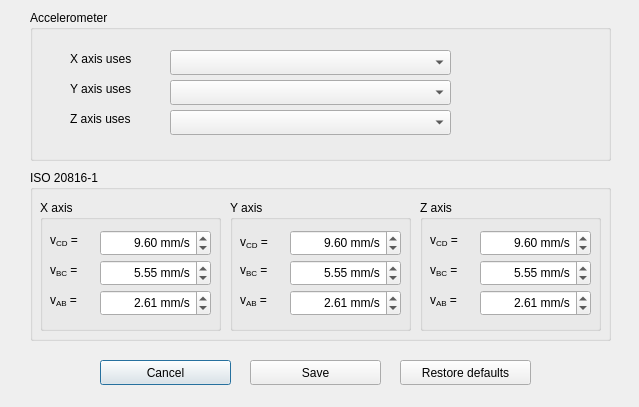
<?xml version="1.0" encoding="UTF-8"?>
<ui version="4.0">
 <class>VibrationMonitoringSettingsDialog</class>
 <widget class="QDialog" name="VibrationMonitoringSettingsDialog">
  <property name="geometry">
   <rect>
    <x>0</x>
    <y>0</y>
    <width>639</width>
    <height>407</height>
   </rect>
  </property>
  <property name="windowTitle">
   <string>Vibration Monitoring Settings</string>
  </property>
  <widget class="QPushButton" name="CancelButton">
   <property name="geometry">
    <rect>
     <x>100</x>
     <y>360</y>
     <width>131</width>
     <height>25</height>
    </rect>
   </property>
   <property name="text">
    <string>Cancel</string>
   </property>
  </widget>
  <widget class="QGroupBox" name="AccelerometerGroupBox">
   <property name="geometry">
    <rect>
     <x>30</x>
     <y>10</y>
     <width>581</width>
     <height>151</height>
    </rect>
   </property>
   <property name="title">
    <string>Accelerometer</string>
   </property>
   <widget class="QLabel" name="XaxisLabel">
    <property name="geometry">
     <rect>
      <x>40</x>
      <y>40</y>
      <width>81</width>
      <height>17</height>
     </rect>
    </property>
    <property name="text">
     <string>X axis uses</string>
    </property>
   </widget>
   <widget class="QLabel" name="YaxisLabel">
    <property name="geometry">
     <rect>
      <x>40</x>
      <y>70</y>
      <width>81</width>
      <height>17</height>
     </rect>
    </property>
    <property name="text">
     <string>Y axis uses</string>
    </property>
   </widget>
   <widget class="QLabel" name="ZaxisLabel">
    <property name="geometry">
     <rect>
      <x>40</x>
      <y>100</y>
      <width>81</width>
      <height>17</height>
     </rect>
    </property>
    <property name="text">
     <string>Z axis uses</string>
    </property>
   </widget>
   <widget class="QComboBox" name="XaxisComboBox">
    <property name="geometry">
     <rect>
      <x>140</x>
      <y>40</y>
      <width>281</width>
      <height>25</height>
     </rect>
    </property>
    <property name="toolTip">
     <string/>
    </property>
   </widget>
   <widget class="QComboBox" name="YaxisComboBox">
    <property name="geometry">
     <rect>
      <x>140</x>
      <y>70</y>
      <width>281</width>
      <height>25</height>
     </rect>
    </property>
   </widget>
   <widget class="QComboBox" name="ZaxisComboBox">
    <property name="geometry">
     <rect>
      <x>140</x>
      <y>100</y>
      <width>281</width>
      <height>25</height>
     </rect>
    </property>
   </widget>
   <widget class="QLabel" name="ADXLxyz">
    <property name="geometry">
     <rect>
      <x>440</x>
      <y>30</y>
      <width>121</width>
      <height>111</height>
     </rect>
    </property>
    <property name="text">
     <string/>
    </property>
    <property name="pixmap">
     <pixmap resource="SpectralViewer.qrc">:/Res/adxl35x_xyz.png</pixmap>
    </property>
    <property name="scaledContents">
     <bool>true</bool>
    </property>
   </widget>
  </widget>
  <widget class="QGroupBox" name="Iso20816Part1GroupBox">
   <property name="geometry">
    <rect>
     <x>30</x>
     <y>170</y>
     <width>581</width>
     <height>171</height>
    </rect>
   </property>
   <property name="title">
    <string>ISO 20816-1</string>
   </property>
   <widget class="QGroupBox" name="XGroupBox">
    <property name="geometry">
     <rect>
      <x>10</x>
      <y>30</y>
      <width>181</width>
      <height>131</height>
     </rect>
    </property>
    <property name="font">
     <font>
      <weight>50</weight>
      <bold>false</bold>
     </font>
    </property>
    <property name="title">
     <string>X axis</string>
    </property>
    <widget class="QDoubleSpinBox" name="XvABSpin">
     <property name="geometry">
      <rect>
       <x>60</x>
       <y>90</y>
       <width>111</width>
       <height>26</height>
      </rect>
     </property>
     <property name="alignment">
      <set>Qt::AlignRight|Qt::AlignTrailing|Qt::AlignVCenter</set>
     </property>
     <property name="suffix">
      <string> mm/s</string>
     </property>
     <property name="decimals">
      <number>2</number>
     </property>
     <property name="minimum">
      <double>0.710000000000000</double>
     </property>
     <property name="maximum">
      <double>4.500000000000000</double>
     </property>
     <property name="singleStep">
      <double>0.100000000000000</double>
     </property>
     <property name="value">
      <double>2.610000000000000</double>
     </property>
    </widget>
    <widget class="QDoubleSpinBox" name="XvBCSpin">
     <property name="geometry">
      <rect>
       <x>60</x>
       <y>60</y>
       <width>111</width>
       <height>26</height>
      </rect>
     </property>
     <property name="alignment">
      <set>Qt::AlignRight|Qt::AlignTrailing|Qt::AlignVCenter</set>
     </property>
     <property name="suffix">
      <string> mm/s</string>
     </property>
     <property name="minimum">
      <double>1.800000000000000</double>
     </property>
     <property name="maximum">
      <double>9.300000000000001</double>
     </property>
     <property name="singleStep">
      <double>0.100000000000000</double>
     </property>
     <property name="value">
      <double>5.550000000000000</double>
     </property>
    </widget>
    <widget class="QDoubleSpinBox" name="XvCDSpin">
     <property name="geometry">
      <rect>
       <x>60</x>
       <y>30</y>
       <width>111</width>
       <height>26</height>
      </rect>
     </property>
     <property name="alignment">
      <set>Qt::AlignRight|Qt::AlignTrailing|Qt::AlignVCenter</set>
     </property>
     <property name="suffix">
      <string> mm/s</string>
     </property>
     <property name="minimum">
      <double>4.500000000000000</double>
     </property>
     <property name="maximum">
      <double>14.699999999999999</double>
     </property>
     <property name="singleStep">
      <double>0.100000000000000</double>
     </property>
     <property name="value">
      <double>9.600000000000000</double>
     </property>
    </widget>
    <widget class="QLabel" name="XvABLabel">
     <property name="geometry">
      <rect>
       <x>10</x>
       <y>90</y>
       <width>41</width>
       <height>21</height>
      </rect>
     </property>
     <property name="text">
      <string>&lt;html&gt;&lt;head/&gt;&lt;body&gt;&lt;p&gt;v&lt;span style=&quot; vertical-align:sub;&quot;&gt;AB&lt;/span&gt; =&lt;/p&gt;&lt;/body&gt;&lt;/html&gt;</string>
     </property>
    </widget>
    <widget class="QLabel" name="XvBCLabel">
     <property name="geometry">
      <rect>
       <x>10</x>
       <y>60</y>
       <width>41</width>
       <height>21</height>
      </rect>
     </property>
     <property name="text">
      <string>&lt;html&gt;&lt;head/&gt;&lt;body&gt;&lt;p&gt;v&lt;span style=&quot; vertical-align:sub;&quot;&gt;BC&lt;/span&gt; =&lt;/p&gt;&lt;/body&gt;&lt;/html&gt;</string>
     </property>
    </widget>
    <widget class="QLabel" name="XvCDLabel">
     <property name="geometry">
      <rect>
       <x>10</x>
       <y>30</y>
       <width>41</width>
       <height>21</height>
      </rect>
     </property>
     <property name="text">
      <string>&lt;html&gt;&lt;head/&gt;&lt;body&gt;&lt;p&gt;v&lt;span style=&quot; vertical-align:sub;&quot;&gt;CD&lt;/span&gt; =&lt;/p&gt;&lt;/body&gt;&lt;/html&gt;</string>
     </property>
    </widget>
   </widget>
   <widget class="QGroupBox" name="YGroupBox">
    <property name="geometry">
     <rect>
      <x>200</x>
      <y>30</y>
      <width>181</width>
      <height>131</height>
     </rect>
    </property>
    <property name="font">
     <font>
      <weight>50</weight>
      <bold>false</bold>
     </font>
    </property>
    <property name="title">
     <string>Y axis</string>
    </property>
    <widget class="QDoubleSpinBox" name="YvABSpin">
     <property name="geometry">
      <rect>
       <x>60</x>
       <y>90</y>
       <width>111</width>
       <height>26</height>
      </rect>
     </property>
     <property name="alignment">
      <set>Qt::AlignRight|Qt::AlignTrailing|Qt::AlignVCenter</set>
     </property>
     <property name="suffix">
      <string> mm/s</string>
     </property>
     <property name="decimals">
      <number>2</number>
     </property>
     <property name="minimum">
      <double>0.710000000000000</double>
     </property>
     <property name="maximum">
      <double>4.500000000000000</double>
     </property>
     <property name="singleStep">
      <double>0.100000000000000</double>
     </property>
     <property name="value">
      <double>2.610000000000000</double>
     </property>
    </widget>
    <widget class="QDoubleSpinBox" name="YvBCSpin">
     <property name="geometry">
      <rect>
       <x>60</x>
       <y>60</y>
       <width>111</width>
       <height>26</height>
      </rect>
     </property>
     <property name="alignment">
      <set>Qt::AlignRight|Qt::AlignTrailing|Qt::AlignVCenter</set>
     </property>
     <property name="suffix">
      <string> mm/s</string>
     </property>
     <property name="minimum">
      <double>1.800000000000000</double>
     </property>
     <property name="maximum">
      <double>9.300000000000001</double>
     </property>
     <property name="singleStep">
      <double>0.100000000000000</double>
     </property>
     <property name="value">
      <double>5.550000000000000</double>
     </property>
    </widget>
    <widget class="QDoubleSpinBox" name="YvCDSpin">
     <property name="geometry">
      <rect>
       <x>60</x>
       <y>30</y>
       <width>111</width>
       <height>26</height>
      </rect>
     </property>
     <property name="alignment">
      <set>Qt::AlignRight|Qt::AlignTrailing|Qt::AlignVCenter</set>
     </property>
     <property name="suffix">
      <string> mm/s</string>
     </property>
     <property name="minimum">
      <double>4.500000000000000</double>
     </property>
     <property name="maximum">
      <double>14.699999999999999</double>
     </property>
     <property name="singleStep">
      <double>0.100000000000000</double>
     </property>
     <property name="value">
      <double>9.600000000000000</double>
     </property>
    </widget>
    <widget class="QLabel" name="YvABLabel">
     <property name="geometry">
      <rect>
       <x>10</x>
       <y>90</y>
       <width>41</width>
       <height>21</height>
      </rect>
     </property>
     <property name="text">
      <string>&lt;html&gt;&lt;head/&gt;&lt;body&gt;&lt;p&gt;v&lt;span style=&quot; vertical-align:sub;&quot;&gt;AB&lt;/span&gt; =&lt;/p&gt;&lt;/body&gt;&lt;/html&gt;</string>
     </property>
    </widget>
    <widget class="QLabel" name="YvBCLabel">
     <property name="geometry">
      <rect>
       <x>10</x>
       <y>60</y>
       <width>41</width>
       <height>21</height>
      </rect>
     </property>
     <property name="text">
      <string>&lt;html&gt;&lt;head/&gt;&lt;body&gt;&lt;p&gt;v&lt;span style=&quot; vertical-align:sub;&quot;&gt;BC&lt;/span&gt; =&lt;/p&gt;&lt;/body&gt;&lt;/html&gt;</string>
     </property>
    </widget>
    <widget class="QLabel" name="YvCDLabel">
     <property name="geometry">
      <rect>
       <x>10</x>
       <y>32</y>
       <width>41</width>
       <height>20</height>
      </rect>
     </property>
     <property name="text">
      <string>&lt;html&gt;&lt;head/&gt;&lt;body&gt;&lt;p&gt;v&lt;span style=&quot; vertical-align:sub;&quot;&gt;CD&lt;/span&gt; =&lt;/p&gt;&lt;/body&gt;&lt;/html&gt;</string>
     </property>
    </widget>
   </widget>
   <widget class="QGroupBox" name="ZGroupBox">
    <property name="geometry">
     <rect>
      <x>390</x>
      <y>30</y>
      <width>181</width>
      <height>131</height>
     </rect>
    </property>
    <property name="font">
     <font>
      <weight>50</weight>
      <bold>false</bold>
     </font>
    </property>
    <property name="title">
     <string>Z axis</string>
    </property>
    <widget class="QDoubleSpinBox" name="ZvABSpin">
     <property name="geometry">
      <rect>
       <x>60</x>
       <y>90</y>
       <width>111</width>
       <height>26</height>
      </rect>
     </property>
     <property name="alignment">
      <set>Qt::AlignRight|Qt::AlignTrailing|Qt::AlignVCenter</set>
     </property>
     <property name="suffix">
      <string> mm/s</string>
     </property>
     <property name="decimals">
      <number>2</number>
     </property>
     <property name="minimum">
      <double>0.710000000000000</double>
     </property>
     <property name="maximum">
      <double>4.500000000000000</double>
     </property>
     <property name="singleStep">
      <double>0.100000000000000</double>
     </property>
     <property name="value">
      <double>2.610000000000000</double>
     </property>
    </widget>
    <widget class="QDoubleSpinBox" name="ZvBCSpin">
     <property name="geometry">
      <rect>
       <x>60</x>
       <y>60</y>
       <width>111</width>
       <height>26</height>
      </rect>
     </property>
     <property name="alignment">
      <set>Qt::AlignRight|Qt::AlignTrailing|Qt::AlignVCenter</set>
     </property>
     <property name="suffix">
      <string> mm/s</string>
     </property>
     <property name="minimum">
      <double>1.800000000000000</double>
     </property>
     <property name="maximum">
      <double>9.300000000000001</double>
     </property>
     <property name="singleStep">
      <double>0.100000000000000</double>
     </property>
     <property name="value">
      <double>5.550000000000000</double>
     </property>
    </widget>
    <widget class="QDoubleSpinBox" name="ZvCDSpin">
     <property name="geometry">
      <rect>
       <x>60</x>
       <y>30</y>
       <width>111</width>
       <height>26</height>
      </rect>
     </property>
     <property name="alignment">
      <set>Qt::AlignRight|Qt::AlignTrailing|Qt::AlignVCenter</set>
     </property>
     <property name="suffix">
      <string> mm/s</string>
     </property>
     <property name="minimum">
      <double>4.500000000000000</double>
     </property>
     <property name="maximum">
      <double>14.699999999999999</double>
     </property>
     <property name="singleStep">
      <double>0.100000000000000</double>
     </property>
     <property name="value">
      <double>9.600000000000000</double>
     </property>
    </widget>
    <widget class="QLabel" name="ZvABLabel">
     <property name="geometry">
      <rect>
       <x>10</x>
       <y>90</y>
       <width>41</width>
       <height>21</height>
      </rect>
     </property>
     <property name="text">
      <string>&lt;html&gt;&lt;head/&gt;&lt;body&gt;&lt;p&gt;v&lt;span style=&quot; vertical-align:sub;&quot;&gt;AB&lt;/span&gt; =&lt;/p&gt;&lt;/body&gt;&lt;/html&gt;</string>
     </property>
    </widget>
    <widget class="QLabel" name="ZvBCLabel">
     <property name="geometry">
      <rect>
       <x>10</x>
       <y>60</y>
       <width>41</width>
       <height>21</height>
      </rect>
     </property>
     <property name="text">
      <string>&lt;html&gt;&lt;head/&gt;&lt;body&gt;&lt;p&gt;v&lt;span style=&quot; vertical-align:sub;&quot;&gt;BC&lt;/span&gt; =&lt;/p&gt;&lt;/body&gt;&lt;/html&gt;</string>
     </property>
    </widget>
    <widget class="QLabel" name="ZvCDLabel">
     <property name="geometry">
      <rect>
       <x>10</x>
       <y>30</y>
       <width>41</width>
       <height>21</height>
      </rect>
     </property>
     <property name="text">
      <string>&lt;html&gt;&lt;head/&gt;&lt;body&gt;&lt;p&gt;v&lt;span style=&quot; vertical-align:sub;&quot;&gt;CD&lt;/span&gt; =&lt;/p&gt;&lt;/body&gt;&lt;/html&gt;</string>
     </property>
    </widget>
   </widget>
  </widget>
  <widget class="QPushButton" name="SaveButton">
   <property name="geometry">
    <rect>
     <x>250</x>
     <y>360</y>
     <width>131</width>
     <height>25</height>
    </rect>
   </property>
   <property name="text">
    <string>Save</string>
   </property>
  </widget>
  <widget class="QPushButton" name="RestoreDefaultsButton">
   <property name="geometry">
    <rect>
     <x>400</x>
     <y>360</y>
     <width>131</width>
     <height>25</height>
    </rect>
   </property>
   <property name="text">
    <string>Restore defaults</string>
   </property>
  </widget>
 </widget>
 <tabstops>
  <tabstop>XaxisComboBox</tabstop>
  <tabstop>YaxisComboBox</tabstop>
  <tabstop>ZaxisComboBox</tabstop>
  <tabstop>XvABSpin</tabstop>
  <tabstop>XvBCSpin</tabstop>
  <tabstop>XvCDSpin</tabstop>
  <tabstop>YvABSpin</tabstop>
  <tabstop>YvBCSpin</tabstop>
  <tabstop>YvCDSpin</tabstop>
  <tabstop>ZvABSpin</tabstop>
  <tabstop>ZvBCSpin</tabstop>
  <tabstop>ZvCDSpin</tabstop>
  <tabstop>SaveButton</tabstop>
  <tabstop>CancelButton</tabstop>
 </tabstops>
 <resources>
  <include location="SpectralViewer.qrc"/>
 </resources>
 <connections/>
</ui>
